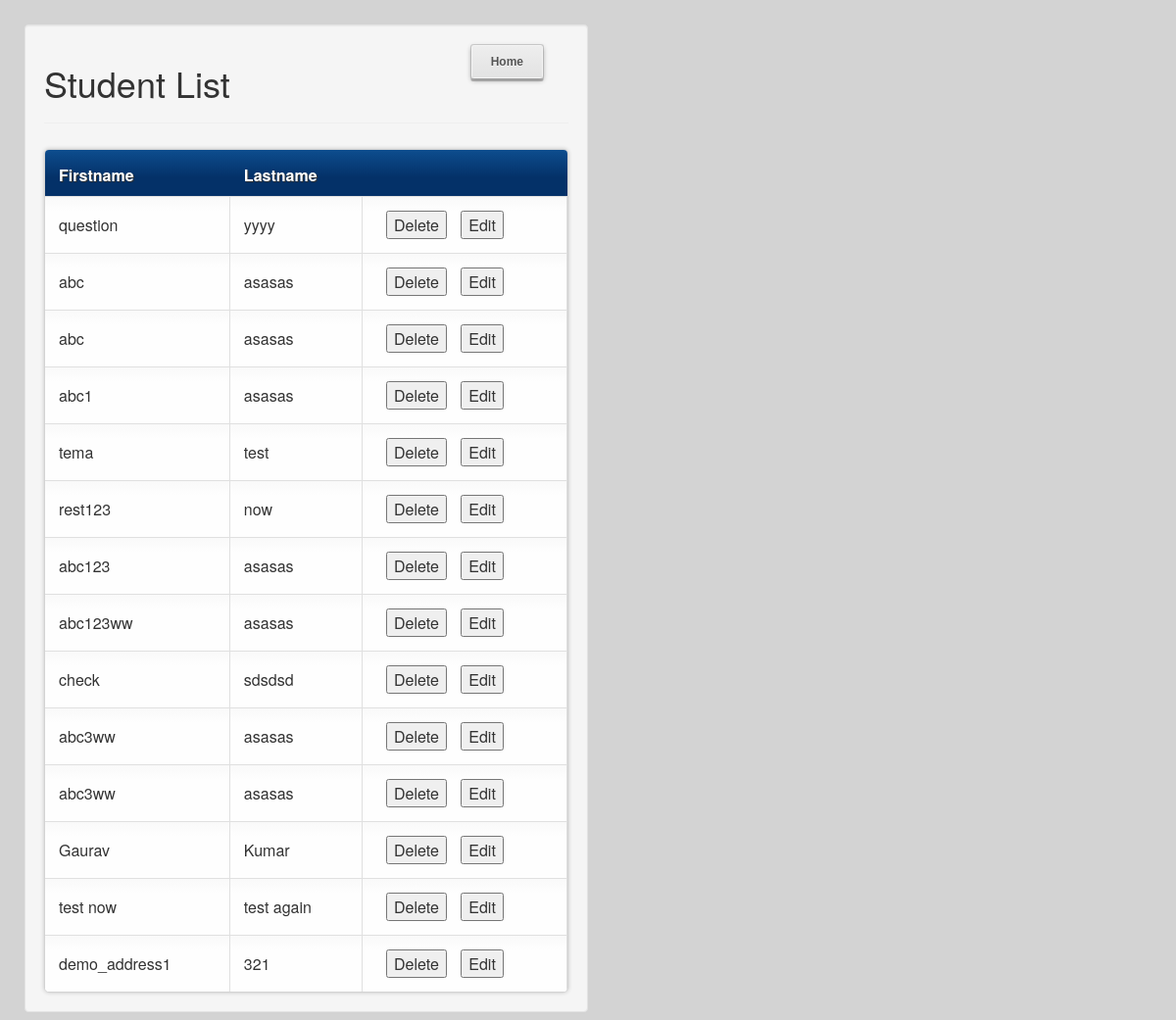
Page /studentList.php on the committed database.
### tables this page shows
CREATE TABLE IF NOT EXISTS `student` (
  `stud_id` int(11) NOT NULL AUTO_INCREMENT,
  `fname` varchar(20) NOT NULL,
  `lname` varchar(20) NOT NULL,
  `dob` date DEFAULT NULL,
  `contact` text NOT NULL,
  `is_active` tinyint(1) NOT NULL,
  `date_created` datetime NOT NULL DEFAULT CURRENT_TIMESTAMP,
  `date_updated` datetime NOT NULL DEFAULT CURRENT_TIMESTAMP,
  PRIMARY KEY (`stud_id`)
);

### include/Student.php (called while the page is built, shortened)
<?php
	class Student{
		public $db;
		public function __construct(){
			$this->db = new mysqli(DB_SERVER, DB_USERNAME, DB_PASSWORD, DB_DATABASE);
		}
		public function get_students(){
    		$sql2 ="SELECT `fname`,`lname`,`stud_id` FROM student WHERE is_active = 1";
	        $result = mysqli_query($this->db,$sql2);
	  		$user_data = array();
			while ($row = mysqli_fetch_assoc($result)) {
			  $user_data[] = $row;
			}
	        if(count($user_data))
	        	return $user_data;
	        else
	        	return false;
    	}
	}
?>

### studentList.php (the view, shortened to what this page needs)
<?php
	include_once 'include/Student.php';
  include_once 'include/common_includes.php';
	$user = new Student();
?>
<div class="well" id="container">
<a class="button" href="index.php">Home</a>
<h1>Student List</h1>
<hr>
<?php
    $studentList = $user->get_students();
    if(!empty($studentList)){ ?>
    <table>
    	<tr>
    		<th>Firstname</th>
    		<th>Lastname</th>
    		<th></th>
    	</tr>
	 <?php
		foreach ($studentList as $student) { ?>
			<tr id="row_<?= $student['stud_id']?>">
			    <td id="fname_col_<?= $student['stud_id']?>"><?= $student['fname']?></td>
			    <td id="lname_col_<?= $student['stud_id']?>"><?= $student['lname']?></td>
			    <td><button  style="margin:10px" class="deleteStudent" data-id="<?= $student['stud_id']?>">Delete</button>
			    	<button  id="update_<?= $student['stud_id']?>" class="editStudent" data-fname="<?= $student['fname']?>" data-lname="<?= $student['lname']?>"data-id="<?= $student['stud_id']?>">Edit</button></td>
			</tr>
		<?php }?>
  </table>
  <?php } else { ?>
      <h4 style="text-align:center">No students available</h4>
    <?php } ?>
</div>

### include/css/main.css (style rules this page uses)
.well { max-width: 50% }
.button::before { -webkit-border-radius: 3px; -moz-border-radius: 3px; -webkit-box-shadow: #959595 0 2px 5px; -moz-box-shadow: #959595 0 2px 5px; border-radius: 3px; box-shadow: #959595 0 2px 5px; content: ""; display: block; left: 0; padding: 2px 0 0; position: absolute; top: 0; width:100%; height:100%; }
.button { -moz-box-shadow: inset 0 0 0 1px #63ad0d; -webkit-box-shadow: inset 0 0 0 1px #63ad0d; -moz-border-radius: 3px; -webkit-border-radius: 3px; background: #eee; background: -webkit-gradient(linear, 0 0, 0 bottom, from(#eee), to(#e2e2e2)); background: -moz-linear-gradient(#eee, #e2e2e2); background: linear-gradient(#eee, #e2e2e2); border: solid 1px #d0d0d0; border-bottom: solid 3px #b2b1b1; border-radius: 3px; box-shadow: inset 0 0 0 1px #f5f5f5; color: #555; display: inline-block; font: bold 12px Arial, Helvetica, Clean, sans-serif; margin: 0 25px 25px 0; padding: 10px 20px; position: relative; text-align: center; text-decoration: none; text-shadow: 0 1px 0 #fafafa; }
a.button { -moz-box-shadow: inset 0 0 0 1px #63ad0d; -webkit-box-shadow: inset 0 0 0 1px #63ad0d; -moz-border-radius: 3px; -webkit-border-radius: 3px; float: right; background: #eee; background: -webkit-gradient(linear, 0 0, 0 bottom, from(#eee), to(#e2e2e2)); background: -moz-linear-gradient(#eee, #e2e2e2); background: linear-gradient(#eee, #e2e2e2); border: solid 1px #d0d0d0; border-bottom: solid 3px #b2b1b1; border-radius: 3px; box-shadow: inset 0 0 0 1px #f5f5f5; color: #555; display: inline-block; font: bold 12px Arial, Helvetica, Clean, sans-serif; margin: 0 25px 25px 0; padding: 10px 20px; position: relative; text-align: center; text-decoration: none; text-shadow: 0 1px 0 #fafafa; }
table { overflow:hidden; border:1px solid #d3d3d3; background:#fefefe; width:100%; margin:5% auto 0; -moz-border-radius:5px; -webkit-border-radius:5px; border-radius:5px; -moz-box-shadow: 0 0 4px rgba(0, 0, 0, 0.2); -webkit-box-shadow: 0 0 4px rgba(0, 0, 0, 0.2); border-collapse: separate !important; }
table th, td { padding: 4px 14px 4px; text-align:left; }
table th { padding-top:14px; padding-bottom:10px; text-shadow: 1px 1px 1px #333; background:#043168; color:#fff; font-size:16px; font-weight:700; }
table td { border-top:1px solid #e0e0e0; border-right:1px solid #e0e0e0; }
table td, th { text-align:left }
table td { background: -moz-linear-gradient(100% 25% 90deg, #fefefe, #f9f9f9); background: -webkit-gradient(linear, 0% 0%, 0% 25%, from(#f9f9f9), to(#fefefe)); }
table th { background: -moz-linear-gradient(100% 60% 90deg, #043168, #0D4D8E); background: -webkit-gradient(linear, 0% 0%, 0% 60%, from(#0D4D8E), to(#043168)); }

### rows in the picture
student: fname "question", lname "yyyy"
student: fname "abc", lname "asasas"
student: fname "abc", lname "asasas"
student: fname "abc1", lname "asasas"
student: fname "tema", lname "test"
student: fname "rest123", lname "now"
student: fname "abc123", lname "asasas"
student: fname "abc123ww", lname "asasas"
student: fname "check", lname "sdsdsd"
student: fname "abc3ww", lname "asasas"
student: fname "abc3ww", lname "asasas"
student: fname "Gaurav", lname "Kumar"
student: fname "test now", lname "test again"
student: fname "demo_address1", lname "321"
